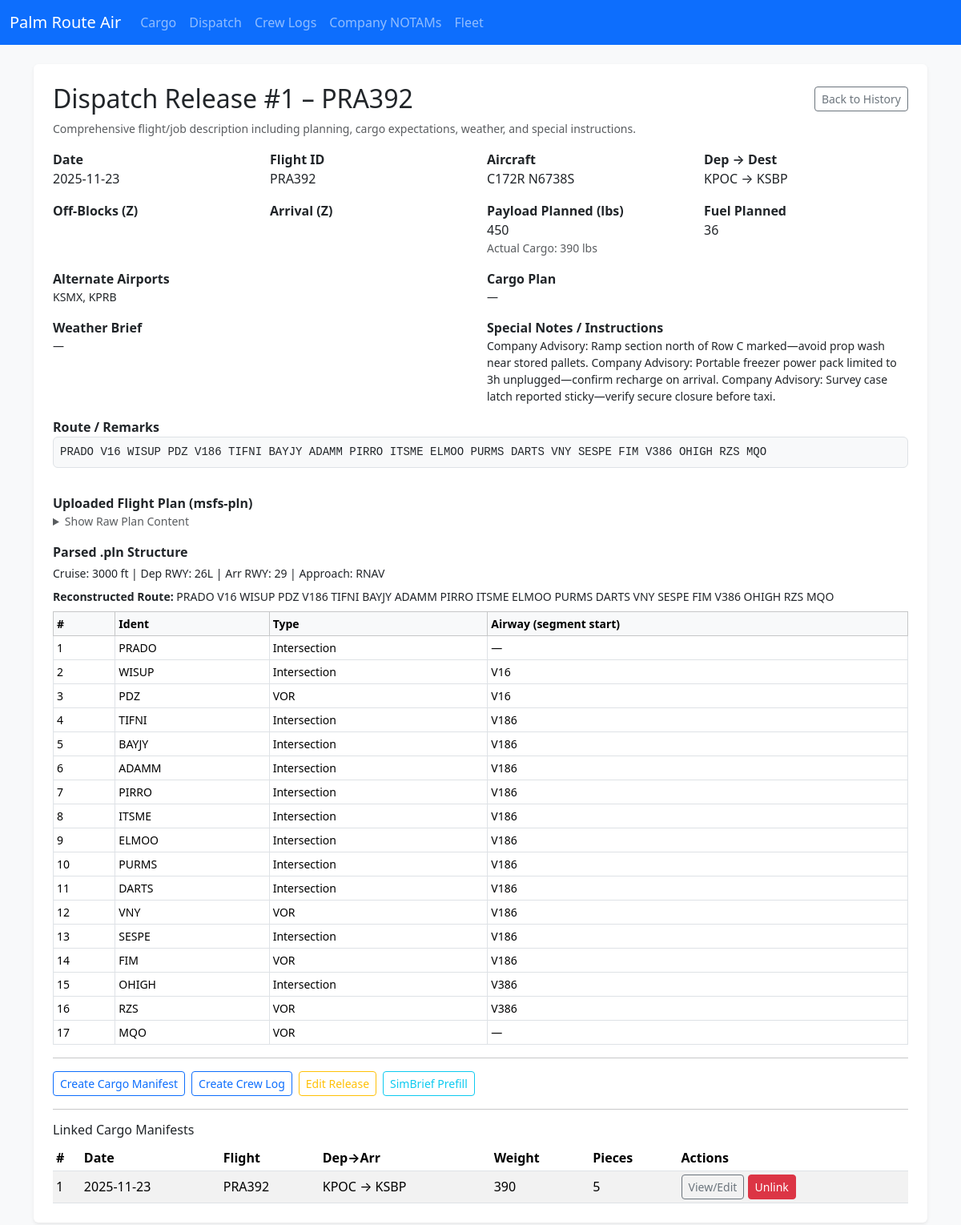
Page /dispatch/1 on the committed database.
### app.py (models this page shows)
class DispatchRelease(db.Model):
    id = db.Column(db.Integer, primary_key=True)
    date = db.Column(db.String(20))
    flight_id = db.Column(db.String(20))
    aircraft = db.Column(db.String(50))
    fleet_entry_id = db.Column(db.Integer, db.ForeignKey('fleet_entry.id'))
    departure = db.Column(db.String(10))
    destination = db.Column(db.String(10))
    offblocks = db.Column(db.String(10))
    arrival = db.Column(db.String(10))
    route = db.Column(db.Text)
    payload_planned = db.Column(db.String(20))  # Planned payload weight (lbs)
    fuel_planned = db.Column(db.String(20))     # Planned fuel (gal or lbs)
    cargo_plan = db.Column(db.Text)             # Summary of intended cargo items
    alt_airports = db.Column(db.Text)           # Alternate airports list
    weather_brief = db.Column(db.Text)          # Weather summary / risks
    special_notes = db.Column(db.Text)          # Special instructions / hazards
    actual_cargo_weight = db.Column(db.String(20))  # Aggregated from linked manifests
    flight_plan_raw = db.Column(db.Text)        # Raw uploaded flight plan content (SimBrief, etc.)
    flight_plan_source = db.Column(db.String(30))  # Source identifier e.g. 'simbrief'
    cargo_manifests = db.relationship('CargoManifest', backref='dispatch_release', lazy='dynamic')
    fleet_entry = db.relationship('FleetEntry', lazy='joined')

class CargoManifest(db.Model):
    id = db.Column(db.Integer, primary_key=True)
    date = db.Column(db.String(20))
    flight_id = db.Column(db.String(20))
    aircraft = db.Column(db.String(50))
    departure = db.Column(db.String(10))
    arrival = db.Column(db.String(10))
    total_weight = db.Column(db.String(20))
    pieces = db.Column(db.String(10))
    notes = db.Column(db.Text)
    dispatch_release_id = db.Column(db.Integer, db.ForeignKey('dispatch_release.id'))

### app.py (the view)
@app.route('/dispatch/<int:id>')
def dispatch_detail(id):
    d = DispatchRelease.query.get_or_404(id)
    linked_manifests = d.cargo_manifests.order_by(CargoManifest.id.desc()).all()
    pln_data = None
    if d.flight_plan_raw and (d.flight_plan_source == 'msfs-pln' or '<SimBase.Document' in d.flight_plan_raw):
        pln_data = parse_pln(d.flight_plan_raw)
    return render_template('dispatch_detail.html', d=d, linked_manifests=linked_manifests, pln=pln_data)

### templates/dispatch_detail.html (shortened to what this page needs)
{% extends 'base.html' %}
{% block content %}
<div class="p-4 bg-white rounded shadow-sm">
  <div class="d-flex justify-content-between align-items-center mb-2">
    <h2 class="mb-0">Dispatch Release #{{ d.id }} – {{ d.flight_id }}</h2>
    <a href="{{ url_for('dispatch_history') }}" class="btn btn-outline-secondary btn-sm">Back to History</a>
  </div>
  <p class="text-muted small mb-3">Comprehensive flight/job description including planning, cargo expectations, weather, and special instructions.</p>
  <div class="row g-3">
    <div class="col-md-3">
      <div class="fw-semibold">Date</div>
      <div>{{ d.date }}</div>
    </div>
    <div class="col-md-3">
      <div class="fw-semibold">Flight ID</div>
      <div>{{ d.flight_id }}</div>
    </div>
    <div class="col-md-3">
      <div class="fw-semibold">Aircraft</div>
      <div>{{ d.aircraft }}</div>
    </div>
    <div class="col-md-3">
      <div class="fw-semibold">Dep → Dest</div>
      <div>{{ d.departure }} → {{ d.destination }}</div>
    </div>
    <div class="col-md-3">
      <div class="fw-semibold">Off-Blocks (Z)</div>
    </div>
    <div class="col-md-3">
      <div class="fw-semibold">Arrival (Z)</div>
    </div>
    <div class="col-md-3">
      <div class="fw-semibold">Payload Planned (lbs)</div>
      <div>{{ d.payload_planned or '—' }}</div>
      {% if d.actual_cargo_weight %}<div class="small text-muted">Actual Cargo: {{ d.actual_cargo_weight }} lbs</div>{% endif %}
    </div>
    <div class="col-md-3">
      <div class="fw-semibold">Fuel Planned</div>
      <div>{{ d.fuel_planned or '—' }}</div>
    </div>
    <div class="col-md-6">
      <div class="fw-semibold">Alternate Airports</div>
      <div class="small">{{ d.alt_airports or '—' }}</div>
    </div>
    <div class="col-md-6">
      <div class="fw-semibold">Cargo Plan</div>
      <div class="small">{{ d.cargo_plan or '—' }}</div>
    </div>
    <div class="col-md-6">
      <div class="fw-semibold">Weather Brief</div>
      <div class="small">{{ d.weather_brief or '—' }}</div>
    </div>
    <div class="col-md-6">
      <div class="fw-semibold">Special Notes / Instructions</div>
      <div class="small">{{ d.special_notes or '—' }}</div>
    </div>
    <div class="col-12">
      <div class="fw-semibold">Route / Remarks</div>
      <pre class="small bg-light p-2 border rounded" style="white-space:pre-wrap">{{ d.route }}</pre>
    </div>
    {% if d.flight_plan_raw %}
    <div class="col-12">
      <div class="fw-semibold">Uploaded Flight Plan ({{ d.flight_plan_source or 'unknown' }})</div>
      <details class="small">
        <summary class="text-muted">Show Raw Plan Content</summary>
      </details>
    </div>
    {% endif %}
    {% if pln %}
    <div class="col-12">
      <div class="fw-semibold mb-1">Parsed .pln Structure</div>
      <div class="small mb-2">
        {% if pln.cruising_alt %}Cruise: {{ pln.cruising_alt }} ft{% else %}Cruise: —{% endif %} |
        Dep RWY: {{ pln.departure_runway or '—' }} | Arr RWY: {{ pln.arrival_runway or '—' }} | Approach: {{ pln.approach_type or '—' }}
      </div>
      {% if pln.route_str %}
        <div class="small mb-2"><span class="fw-semibold">Reconstructed Route:</span> {{ pln.route_str }}</div>
      {% endif %}
      {% if pln.waypoints %}
      <div class="table-responsive">
        <table class="table table-sm table-bordered small mb-0">
          <thead class="table-light">
            <tr><th>#</th><th>Ident</th><th>Type</th><th>Airway (segment start)</th></tr>
          </thead>
          <tbody>
            {% for wp in pln.waypoints %}
              <tr>
                <td>{{ loop.index }}</td>
                <td>{{ wp.ident }}</td>
                <td>{{ wp.type or '—' }}</td>
                <td>{{ wp.airway or '—' }}</td>
              </tr>
            {% endfor %}
          </tbody>
        </table>
      </div>
      {% else %}
        <p class="small text-muted mb-0">No waypoints parsed.</p>
      {% endif %}
    </div>
    {% endif %}
  </div>
  <hr>
  <div class="d-flex gap-2 flex-wrap">
    <a class="btn btn-outline-primary btn-sm" href="{{ url_for('cargo', date=d.date, flight_id=d.flight_id, aircraft=d.aircraft, departure=d.departure, arrival=d.destination, dispatch_release_id=d.id) }}">Create Cargo Manifest</a>
    <a class="btn btn-outline-primary btn-sm" href="{{ url_for('crew', date=d.date, flight_id=d.flight_id, origin=d.departure, destination=d.destination, aircraft=d.aircraft, dispatch_release_id=d.id) }}">Create Crew Log</a>
    <a class="btn btn-outline-warning btn-sm" href="{{ url_for('dispatch_edit', id=d.id) }}">Edit Release</a>
    <a class="btn btn-outline-info btn-sm" href="{{ url_for('dispatch_simbrief', id=d.id) }}" target="_blank" rel="noopener">SimBrief Prefill</a>
  </div>
  <hr>
  <h3 class="h6">Linked Cargo Manifests</h3>
  {% if linked_manifests %}
    <div class="table-responsive">
      <table class="table table-sm table-striped align-middle mb-0">
        <thead><tr><th>#</th><th>Date</th><th>Flight</th><th>Dep→Arr</th><th>Weight</th><th>Pieces</th><th>Actions</th></tr></thead>
        <tbody>
        {% for m in linked_manifests %}
          <tr>
            <td>{{ m.id }}</td>
            <td>{{ m.date }}</td>
            <td>{{ m.flight_id }}</td>
            <td>{{ m.departure }} → {{ m.arrival }}</td>
            <td>{{ m.total_weight }}</td>
            <td>{{ m.pieces }}</td>
            <td class="text-nowrap">
              <a class="btn btn-outline-secondary btn-sm" href="{{ url_for('cargo_detail', id=m.id) }}">View/Edit</a>
              <form method="post" action="{{ url_for('dispatch_unlink_manifest', dispatch_id=d.id, manifest_id=m.id) }}" class="d-inline" onsubmit="return confirm('Unlink this cargo manifest?');">
                <button class="btn btn-danger btn-sm">Unlink</button>
              </form>
            </td>
          </tr>
        {% endfor %}
        </tbody>
      </table>
    </div>
  {% else %}
    <p class="text-muted small mb-0">No cargo manifests linked.</p>
  {% endif %}
</div>
{% endblock %}

### rows in the picture
DispatchRelease: id "1", flight_id "PRA392", date "2025-11-23", aircraft "C172R N6738S", departure "KPOC", destination "KSBP", payload_planned "450", actual_cargo_weight "390", fuel_planned "36", alt_airports "KSMX, KPRB", cargo_plan "—", weather_brief "—", special_notes "Company Advisory: Ramp section north of Row C marked—avoid prop wash near stored pallets. Company Advisory: Portable freezer power pack limited to 3h unplugged—confirm recharge on arrival. Company Advisory: Survey case latch reported sticky—verify secure closure before taxi.", route "PRADO V16 WISUP PDZ V186 TIFNI BAYJY ADAMM PIRRO ITSME ELMOO PURMS DARTS VNY SESPE FIM V386 OHIGH RZS MQO", flight_plan_source "msfs-pln", route_str "PRADO V16 WISUP PDZ V186 TIFNI BAYJY ADAMM PIRRO ITSME ELMOO PURMS DARTS VNY SESPE FIM V386 OHIGH RZS MQO"
CargoManifest: id "1", date "2025-11-23", flight_id "PRA392", departure "KPOC", arrival "KSBP", total_weight "390", pieces "5"

### other values in the picture
{{ pln.cruising_alt }} "3000"
{{ pln.departure_runway or '—' }} "26L"
{{ pln.arrival_runway or '—' }} "29"
{{ pln.approach_type or '—' }} "RNAV"
{{ wp.ident }} "PRADO" "WISUP" "PDZ" "TIFNI" "BAYJY" "ADAMM" "PIRRO" "ITSME" "ELMOO" "PURMS" "DARTS" "VNY" "SESPE" "FIM" "OHIGH" "RZS" "MQO"
{{ wp.type or '—' }} "Intersection" "Intersection" "VOR" "Intersection" "Intersection" "Intersection" "Intersection" "Intersection" "Intersection" "Intersection" "Intersection" "VOR" "Intersection" "VOR" "Intersection" "VOR" "VOR"
{{ wp.airway or '—' }} "—" "V16" "V16" "V186" "V186" "V186" "V186" "V186" "V186" "V186" "V186" "V186" "V186" "V186" "V386" "V386" "—"
